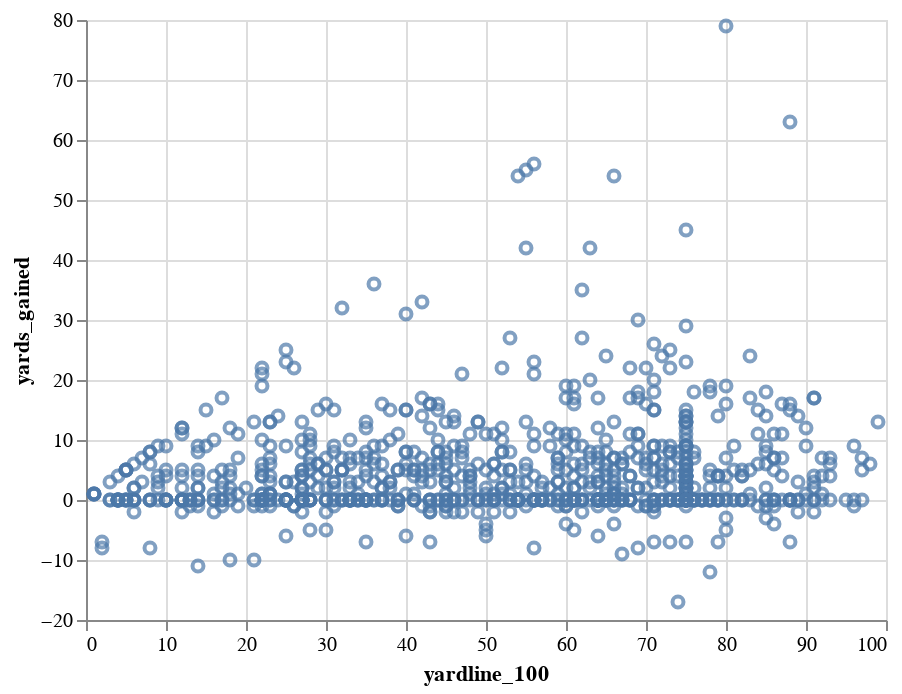

The code cell stored with this chart in its notebook:
### Code cell
alt.Chart(df_small).mark_point().encode(
    x=alt.X("yardline_100"),
    y=alt.Y('yards_gained'),
    #color=alt.Color('play_clock')
)

### Figure 1 — Vega-Lite specification as saved in the notebook (floating-point values rounded to 4 significant figures; data arrays with more than 128 entries replaced by an {"elided": "..."} marker saying what was removed)
{"config": {"view": {"continuousWidth": 400, "continuousHeight": 300}}, "data": {"name": "data-541110623f95798a755dc11895b388d2"}, "mark": "point", "encoding": {"x": {"field": "yardline_100", "type": "quantitative"}, "y": {"field": "yards_gained", "type": "quantitative"}}, "$schema": "https://vega.github.io/schema/vega-lite/v4.17.0.json", "datasets": {"data-541110623f95798a755dc11895b388d2": {"elided": "874 records"}}}
